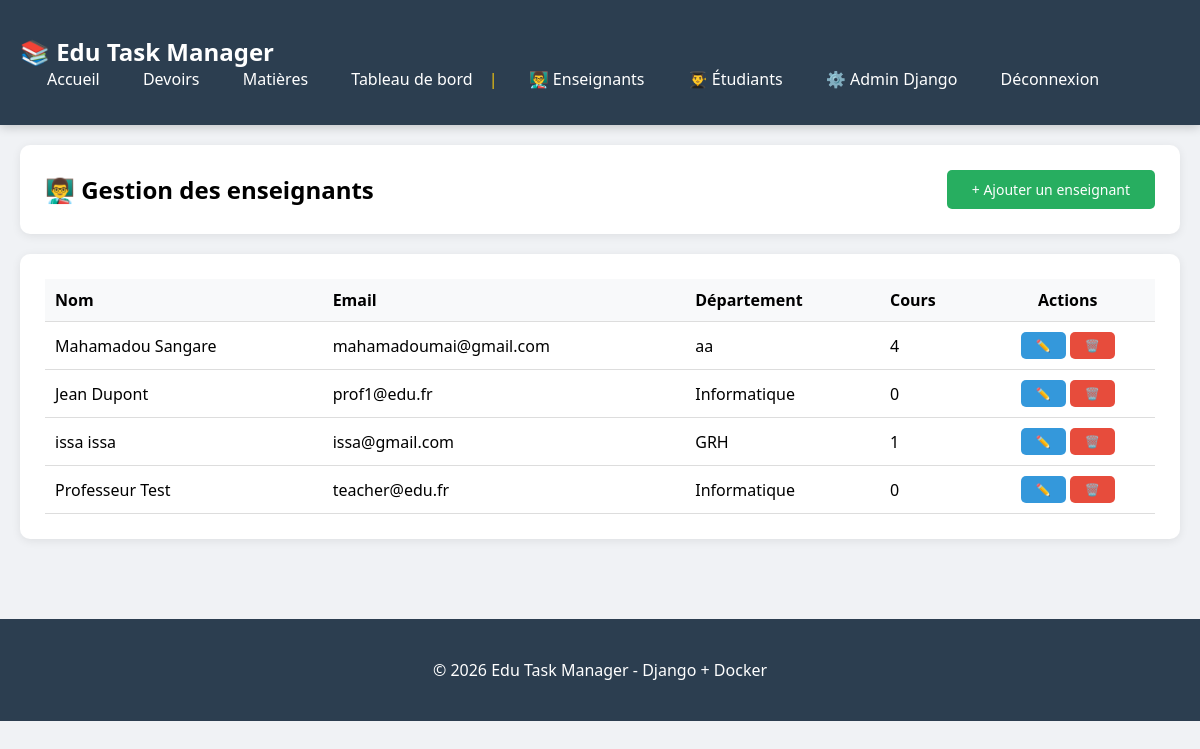
The app's page /dashboard/admin/teachers/ (signed in), older data.
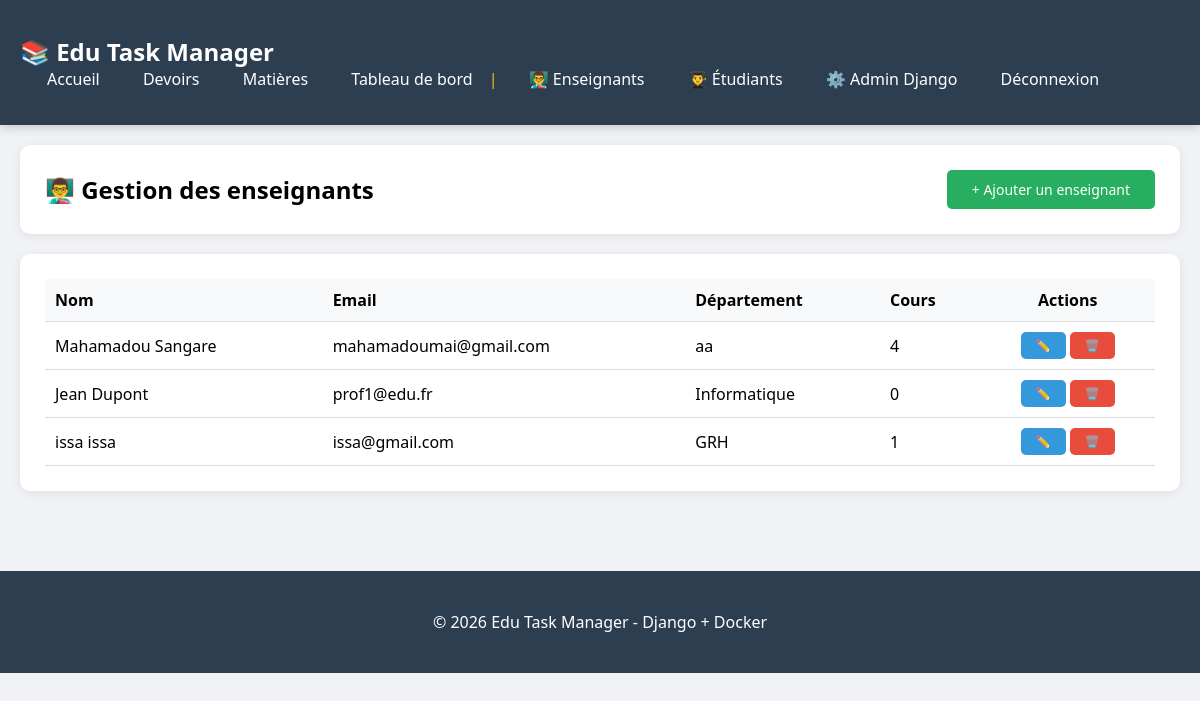
The same page, newer data.
### users/models.py (models this page shows, shortened)
class Teacher(models.Model):
    user = models.OneToOneField(User, on_delete=models.CASCADE, related_name='teacher_profile')
    department = models.CharField(max_length=100, blank=True)
    office_location = models.CharField(max_length=200, blank=True)
    consultation_hours = models.CharField(max_length=200, blank=True)

class User(AbstractUser):
    class Role(models.TextChoices):
        ADMIN = 'admin', 'Administrateur'
        TEACHER = 'teacher', 'Enseignant'
        STUDENT = 'student', 'Étudiant'
    role = models.CharField(max_length=10, choices=Role.choices, default=Role.STUDENT)
    is_verified = models.BooleanField(default=False)
    @property
    def is_admin(self):
        return self.role == self.Role.ADMIN

### users/views.py (the view)
# urls.py: path('dashboard/admin/teachers/', views.teacher_list, name='teacher_list'),
@login_required
@user_passes_test(lambda u: u.is_admin)
def teacher_list(request):
    teachers = Teacher.objects.all()
    return render(request, 'admin/teachers/list.html', {'teachers': teachers})

### templates/admin/teachers/list.html (shortened to what this page needs)
{% extends 'base.html' %}
{% block content %}
<div class="card">
    <div style="display: flex; justify-content: space-between; align-items: center;">
        <h2>👨‍🏫 Gestion des enseignants</h2>
        <a href="{% url 'teacher_create' %}" class="btn btn-success">+ Ajouter un enseignant</a>
    </div>
</div>
<div class="card">
    <table style="width: 100%; border-collapse: collapse;">
        <thead>
            <tr style="background: #f8f9fa;">
                <th style="padding: 10px; text-align: left;">Nom</th>
                <th style="padding: 10px; text-align: left;">Email</th>
                <th style="padding: 10px; text-align: left;">Département</th>
                <th style="padding: 10px; text-align: left;">Cours</th>
                <th style="padding: 10px; text-align: center;">Actions</th>
            </tr>
        </thead>
        <tbody>
            {% for teacher in teachers %}
            <tr style="border-bottom: 1px solid #ddd;">
                <td style="padding: 10px;">{{ teacher.user.get_full_name }}</td>
                <td style="padding: 10px;">{{ teacher.user.email }}</td>
                <td style="padding: 10px;">{{ teacher.department|default:"-" }}</td>
                <td style="padding: 10px;">{{ teacher.assignments.count }}</td>
                <td style="padding: 10px; text-align: center;">
                    <a href="{% url 'teacher_edit' teacher.pk %}" class="btn btn-primary btn-sm">✏️</a>
                    <a href="{% url 'teacher_delete' teacher.pk %}" class="btn btn-danger btn-sm">🗑️</a>
                </td>
            </tr>
            {% empty %}
            <tr>
                <td colspan="5" style="padding: 20px; text-align: center; color: #666;">Aucun enseignant enregistré.</td>
            </tr>
            {% endfor %}
        </tbody>
    </table>
</div>
{% endblock %}

Row changes from the older to the newer data that the page shows:
removed Teacher: user.get_full_name "Professeur Test", user.email "teacher@edu.fr", department "Informatique", assignments.count "0"
